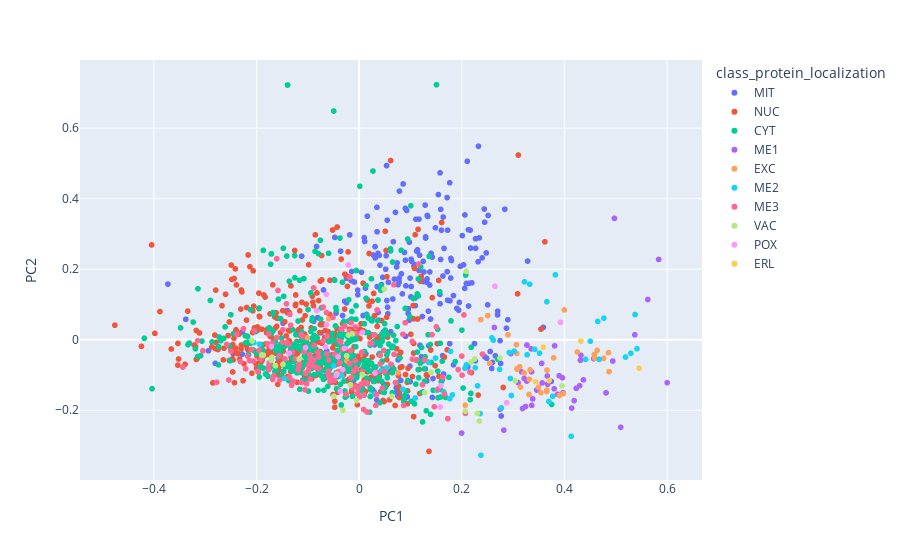

Notebook cell for this chart:
### Code cell
px.scatter(df_x, x='PC1', y='PC2', color='class_protein_localization')

### Figure 1 — Plotly figure (JSON) as saved in the notebook; plotly's stock layout.template omitted (floating-point values rounded to 4 significant figures; data arrays with more than 128 entries replaced by an {"elided": "..."} marker saying what was removed)
{"data": [{"hovertemplate": "class_protein_localization=MIT<br>PC1=%{x}<br>PC2=%{y}<extra></extra>", "legendgroup": "MIT", "marker": {"color": "#636efa", "symbol": "circle"}, "mode": "markers", "name": "MIT", "showlegend": true, "type": "scattergl", "x": {"elided": "244 float values"}, "xaxis": "x", "y": {"elided": "244 float values"}, "yaxis": "y"}, {"hovertemplate": "class_protein_localization=NUC<br>PC1=%{x}<br>PC2=%{y}<extra></extra>", "legendgroup": "NUC", "marker": {"color": "#EF553B", "symbol": "circle"}, "mode": "markers", "name": "NUC", "showlegend": true, "type": "scattergl", "x": {"elided": "429 float values"}, "xaxis": "x", "y": {"elided": "429 float values"}, "yaxis": "y"}, {"hovertemplate": "class_protein_localization=CYT<br>PC1=%{x}<br>PC2=%{y}<extra></extra>", "legendgroup": "CYT", "marker": {"color": "#00cc96", "symbol": "circle"}, "mode": "markers", "name": "CYT", "showlegend": true, "type": "scattergl", "x": {"elided": "463 float values"}, "xaxis": "x", "y": {"elided": "463 float values"}, "yaxis": "y"}, {"hovertemplate": "class_protein_localization=ME1<br>PC1=%{x}<br>PC2=%{y}<extra></extra>", "legendgroup": "ME1", "marker": {"color": "#ab63fa", "symbol": "circle"}, "mode": "markers", "name": "ME1", "showlegend": true, "type": "scattergl", "x": [0.4941, 0.3566, 0.3214, 0.3897, 0.3381, 0.3096, 0.537, 0.4973, 0.2956, 0.481, 0.5834, 0.3268, 0.2633, 0.3351, 0.5624, 0.3672, 0.4569, 0.414, 0.3265, 0.423, 0.3241, 0.4321, 0.3961, 0.4295, 0.3799, 0.3359, 0.3973, 0.4189, 0.3459, 0.6, 0.1995, 0.4311, 0.3807, 0.437, 0.2818, 0.3182, 0.3555, 0.5096, 0.3867, 0.3164, 0.3362, 0.2748, 0.481, 0.3665], "xaxis": "x", "y": [-0.06027, -0.1225, -0.1099, -0.1022, -0.1677, -0.1215, 0.01397, 0.3441, -0.03963, -0.1507, 0.2276, -0.01512, 0.03476, -0.02594, 0.1141, -0.1263, -0.05377, -0.1938, -0.1173, -0.1378, -0.1893, -0.04409, -0.1081, -0.1305, -0.1392, -0.09106, -0.1499, -0.1726, -0.1427, -0.1219, -0.2647, -0.05829, -0.01735, -0.1138, -0.2564, -0.195, -0.06717, -0.2481, -0.1547, -0.09104, -0.186, -0.1971, -0.1507, -0.1029], "yaxis": "y"}, {"hovertemplate": "class_protein_localization=EXC<br>PC1=%{x}<br>PC2=%{y}<extra></extra>", "legendgroup": "EXC", "marker": {"color": "#FFA15A", "symbol": "circle"}, "mode": "markers", "name": "EXC", "showlegend": true, "type": "scattergl", "x": [0.3064, -0.05911, 0.4763, 0.3128, 0.2899, 0.3494, 0.3901, 0.3656, 0.4583, 0.4592, 0.3307, 0.4868, 0.4858, 0.2066, -0.1013, 0.4251, 0.3788, -0.02421, 0.07585, 0.3076, 0.3074, 0.3314, 0.3214, 0.3659, 0.307, 0.333, 0.2507, 0.3998, 0.2369, 0.4638, 0.3541, 0.3653, 0.3143, 0.2541, 0.3979], "xaxis": "x", "y": [-0.01431, 0.05943, -0.05296, -0.07646, 0.01428, -0.135, -0.1581, -0.1427, -0.04174, -0.05202, -0.1551, -0.09046, -0.03669, -0.1856, 0.006012, -0.0347, -0.05146, -0.05998, -0.09377, -0.0834, -0.08256, -0.112, -0.09432, -0.0861, -0.03879, -0.08533, 0.06836, 0.08442, 0.05698, -0.03022, -0.1503, -0.1468, -0.1342, -0.06659, -0.1529], "yaxis": "y"}, {"hovertemplate": "class_protein_localization=ME2<br>PC1=%{x}<br>PC2=%{y}<extra></extra>", "legendgroup": "ME2", "marker": {"color": "#19d3f3", "symbol": "circle"}, "mode": "markers", "name": "ME2", "showlegend": true, "type": "scattergl", "x": [0.3769, 0.4504, 0.2737, 0.3657, 0.226, -0.0338, 0.2372, 0.209, 0.08491, 0.3695, -0.1943, 0.1765, 0.5294, 0.4648, 0.1092, 0.1487, 0.4412, 0.5374, 0.2923, 0.3421, 0.2588, 0.4767, 0.2306, -0.2052, 0.178, 0.206, 0.3323, 0.2613, 0.2946, 0.2356, 0.3822, -0.1451, 0.2964, 0.519, 0.5413, 0.3019, 0.04321, -0.04953, 0.05349, 0.03034, -0.1755, 0.1816, 0.3514, 0.3272, 0.4677, 0.1348, 0.1514, 0.4131, 0.322, 0.277, 0.165], "xaxis": "x", "y": [-0.1603, -0.004224, -0.08424, 0.1077, -0.07954, -0.1019, -0.3275, -0.0713, -0.1403, -0.1751, -0.01304, -0.1672, -0.03829, 0.05187, -0.1653, -0.05206, -0.05563, 0.07126, -0.03642, -0.02722, 0.005358, 0.06131, -0.1306, -0.007817, -0.033, -0.08098, 0.1575, -0.001073, -0.1099, -0.2092, 0.1839, -0.1096, -0.1581, -0.04915, -0.02551, -0.0324, -0.08675, -0.0735, -0.07999, -0.1541, -0.06558, -0.1563, -0.03822, -0.04268, -0.05561, -0.06336, -0.1434, -0.2738, 0.1643, -0.1933, -0.1477], "yaxis": "y"}, {"hovertemplate": "class_protein_localization=ME3<br>PC1=%{x}<br>PC2=%{y}<extra></extra>", "legendgroup": "ME3", "marker": {"color": "#FF6692", "symbol": "circle"}, "mode": "markers", "name": "ME3", "showlegend": true, "type": "scattergl", "x": {"elided": "163 float values"}, "xaxis": "x", "y": {"elided": "163 float values"}, "yaxis": "y"}, {"hovertemplate": "class_protein_localization=VAC<br>PC1=%{x}<br>PC2=%{y}<extra></extra>", "legendgroup": "VAC", "marker": {"color": "#B6E880", "symbol": "circle"}, "mode": "markers", "name": "VAC", "showlegend": true, "type": "scattergl", "x": [-0.2087, 0.225, 0.2178, -0.03191, -0.1867, -0.1699, -0.02432, 0.3953, -0.01312, -0.19, -0.1485, 0.2343, 0.2744, 0.2087, 0.304, -0.005054, 0.04872, -0.04929, -0.1169, 0.2304, -0.1713, 0.2068, -0.04363, 0.1276, -0.017, 0.1399, -0.02096, 0.06368, -0.1632, 0.006165], "xaxis": "x", "y": [-0.003433, -0.05466, -0.06313, -0.1998, -0.04362, -0.05001, -0.04583, -0.1306, 0.01671, -0.04316, -0.07006, -0.2305, -0.05176, 0.194, -0.1169, -0.1728, 0.1435, -0.1601, -0.05467, -0.2086, -0.05829, -0.2026, -0.09738, -0.1499, -0.1281, -0.09258, 0.01323, -0.1605, -0.0738, -0.09851], "yaxis": "y"}, {"hovertemplate": "class_protein_localization=POX<br>PC1=%{x}<br>PC2=%{y}<extra></extra>", "legendgroup": "POX", "marker": {"color": "#FF97FF", "symbol": "circle"}, "mode": "markers", "name": "POX", "showlegend": true, "type": "scattergl", "x": [-0.02129, -0.08251, -0.1045, -0.02863, 0.1578, -0.04107, -0.03683, 0.1593, -0.06552, -0.1711, -0.03206, -0.06367, 0.2645, 0.00634, -0.06366, -0.04484, -0.1366, 0.03078, 0.2875, 0.3923], "xaxis": "x", "y": [0.212, 0.08298, -0.02214, -0.02467, -0.1909, -0.04796, -0.1461, -0.1302, -0.02039, -0.01919, -0.08495, 0.04303, 0.1515, 0.02128, 0.1285, -0.101, -0.03803, -0.09429, -0.1788, 0.04927], "yaxis": "y"}, {"hovertemplate": "class_protein_localization=ERL<br>PC1=%{x}<br>PC2=%{y}<extra></extra>", "legendgroup": "ERL", "marker": {"color": "#FECB52", "symbol": "circle"}, "mode": "markers", "name": "ERL", "showlegend": true, "type": "scattergl", "x": [0.3439, 0.432, 0.3586, 0.5454, 0.3701], "xaxis": "x", "y": [-0.1193, -0.003934, -0.02111, -0.0808, -0.1156], "yaxis": "y"}], "layout": {"legend": {"title": {"text": "class_protein_localization"}, "tracegroupgap": 0}, "margin": {"t": 60}, "xaxis": {"anchor": "y", "domain": [0, 1], "title": {"text": "PC1"}}, "yaxis": {"anchor": "x", "domain": [0, 1], "title": {"text": "PC2"}}}}
